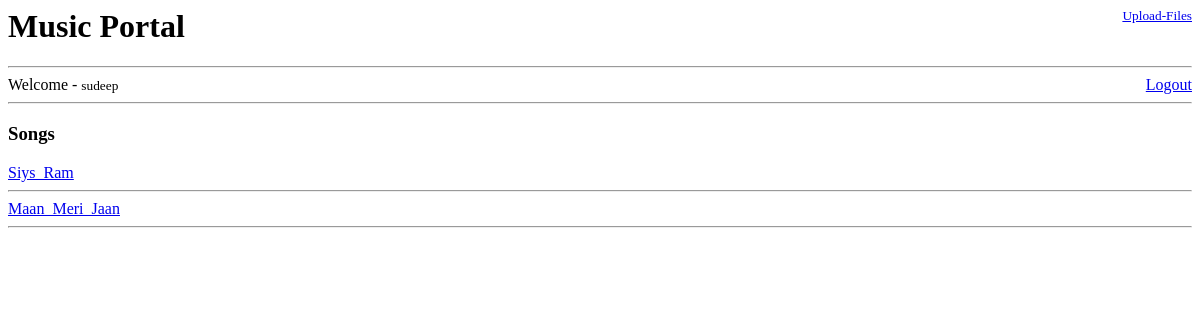
Before: / (signed in) with the older database file.
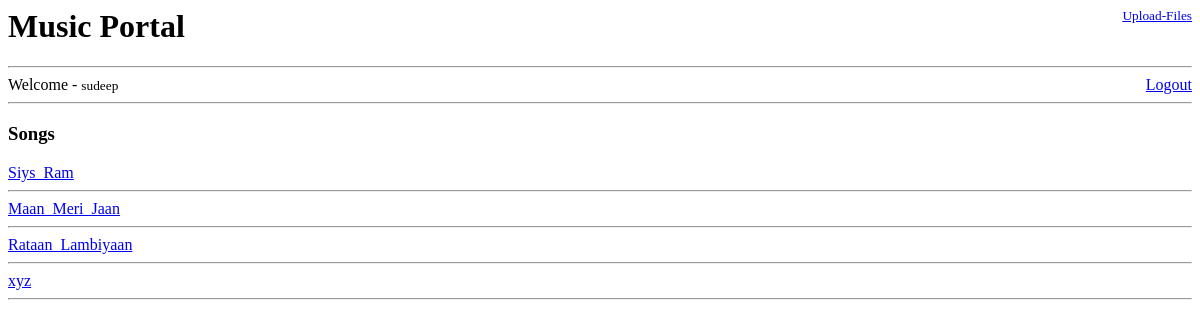
After: the same page with the newer database file.
### base/models.py (models this page shows, shortened)
class User(AbstractUser):
    name = models.CharField(max_length=200,null=True)
    email=models.EmailField(unique=True,null=True)
    USERNAME_FIELD = 'email'
    REQUIRED_FIELDS = []

class MusicFile(models.Model):
    VISIBILITY_CHOICES = [
        ('public', 'Public'),
        ('private', 'Private'),
        ('protected', 'Protected'),
    ]
    host=models.ForeignKey(User,on_delete=models.CASCADE)
    title = models.CharField(max_length=255)
    file = models.FileField(upload_to='music/')
    visibility = models.CharField(max_length=10, choices=VISIBILITY_CHOICES)
    allowed_emails = models.TextField(blank=True, null=True)  # Comma-separated list of allowed emails

### base/views.py (the view)
# urls.py: path('',views.home,name='home'),
def home(request):
    user = request.user
    music_list = MusicFile.objects.filter(Q(visibility='public')  | Q(visibility='protected',allowed_emails__contains=user) | Q(visibility='protected',host__email=user) | Q(visibility='private',host__email=user))
    context={'user':user,'music_list':music_list}
    return render(request,'home.html',context)

### templates/home.html (shortened to what this page needs)
<div>
    <div style="float: right;">
        <div style="float: right;">
            <a href="{% url 'upload' %}"><small>Upload-Files</small></a>
        </div><br>
    </div>
    <h1>Music Portal</h1>
    </div>
    <hr>
    <div class="container">
        {% if request.user.is_authenticated %}
        <div style="float: right;">
        <a href="{% url 'logout' %}">Logout</a>
        </div>
        {% endif %}
    </div>
    {% if request.user.is_authenticated %}
    <div>
        Welcome  -  <small>{{request.user.username}}</small>
    </div>
    {% endif %}
    <hr>
    <h3>Songs</h3>
    <div>
        {% for music in music_list %}
        <a href="{{music.file.url}}"> {{music.title}} </a>
        <hr>
        {% endfor %}
    </div>

Changed rows visible on the page:
added MusicFile: title "Rataan_Lambiyaan"
added MusicFile: title "xyz"
